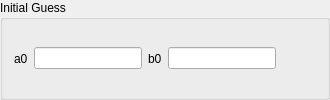
                  <widget class="QGroupBox" name="groupBox_2">
                   <property name="title">
                    <string>Initial Guess</string>
                   </property>
                   <layout class="QHBoxLayout" name="horizontalLayout_12">
                    <item>
                     <widget class="QLabel" name="label_12">
                      <property name="text">
                       <string>a0</string>
                      </property>
                     </widget>
                    </item>
                    <item>
                     <widget class="QLineEdit" name="kropff_high_lda_a0_init"/>
                    </item>
                    <item>
                     <widget class="QLabel" name="label_15">
                      <property name="text">
                       <string>b0</string>
                      </property>
                     </widget>
                    </item>
                    <item>
                     <widget class="QLineEdit" name="kropff_high_lda_b0_init"/>
                    </item>
                    <item>
                     <spacer name="horizontalSpacer_7">
                      <property name="orientation">
                       <enum>Qt::Horizontal</enum>
                      </property>
                      <property name="sizeHint" stdset="0">
                       <size>
                        <width>40</width>
                        <height>20</height>
                       </size>
                      </property>
                     </spacer>
                    </item>
                   </layout>
                  </widget>
